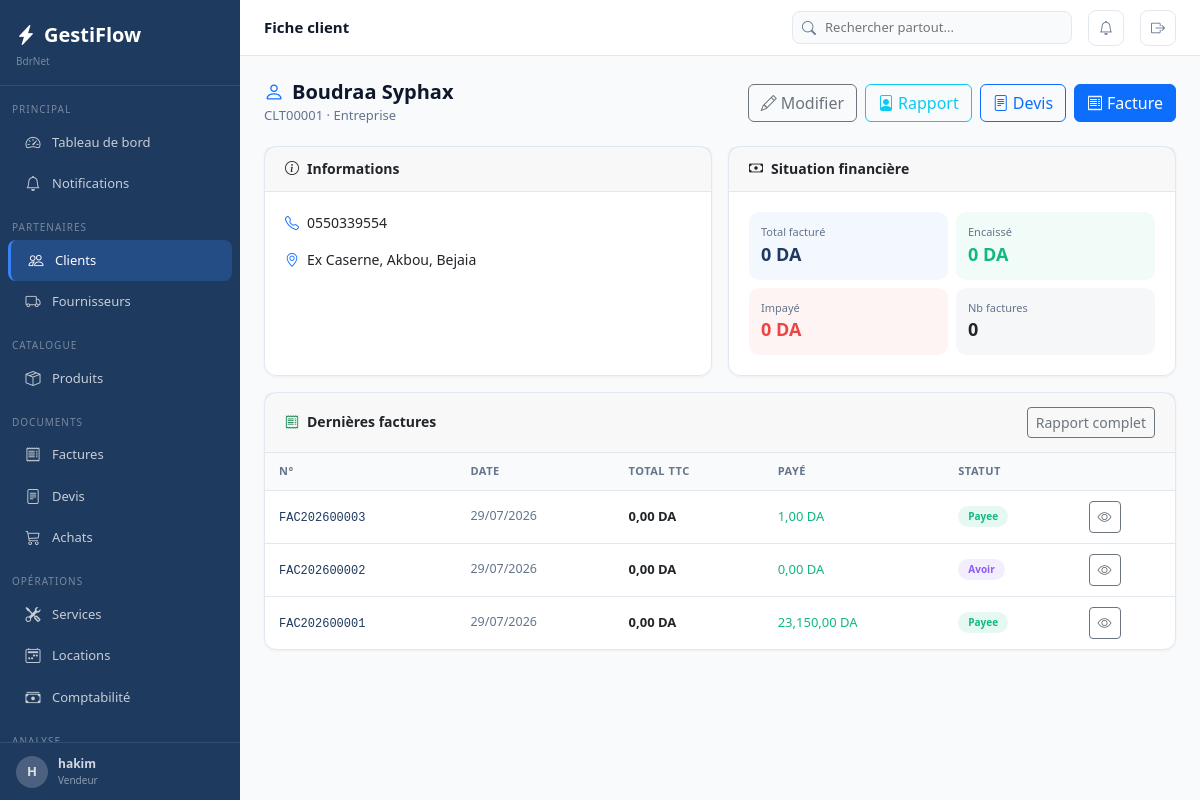
The app's page /clients/1/ (signed in) with its own data.
### apps/core/models.py (models this page shows, shortened)
class Parametre(models.Model):
    cle         = models.CharField(max_length=100, unique=True)
    valeur      = models.TextField(blank=True)
    description = models.CharField(max_length=200, blank=True)
    class Meta:
        verbose_name        = "Parametre"
        verbose_name_plural = "Parametres"
    @classmethod
    def get(cls, cle, defaut=''):
        try:
            return cls.objects.get(cle=cle).valeur
        except cls.DoesNotExist:
            return defaut

### apps/authentication/models.py (models this page shows, shortened)
class Utilisateur(AbstractUser):
    class Role(models.TextChoices):
        ADMIN       = 'admin',       'Administrateur'
        MANAGER     = 'manager',     'Manager'
        VENDEUR     = 'vendeur',     'Vendeur'
        TECHNICIEN  = 'technicien',  'Technicien'
        COMPTABLE   = 'comptable',   'Comptable'
        CAISSIER    = 'caissier',    'Caissier'
    role            = models.CharField(max_length=20, choices=Role.choices, default=Role.VENDEUR)
    telephone       = models.CharField(max_length=20, blank=True)
    actif           = models.BooleanField(default=True)
    derniere_activite = models.DateTimeField(null=True, blank=True)
    photo           = models.ImageField(upload_to='utilisateurs/', null=True, blank=True)
    class Meta:
        verbose_name        = "Utilisateur"
        verbose_name_plural = "Utilisateurs"
    @property
    def est_admin(self):
        return self.role == self.Role.ADMIN or self.is_superuser

### apps/clients/models.py (models this page shows, shortened)
class Client(TimestampedModel, SoftDeleteModel, Adresse):
    class TypeClient(models.TextChoices):
        PARTICULIER    = 'particulier',    'Particulier'
        ENTREPRISE     = 'entreprise',     'Entreprise'
        ADMINISTRATION = 'administration', 'Administration'
    code             = models.CharField(max_length=20, unique=True, blank=True)
    nom              = models.CharField(max_length=200)
    type_client      = models.CharField(max_length=20, choices=TypeClient.choices, default=TypeClient.PARTICULIER)
    telephone        = models.CharField(max_length=20, blank=True)
    telephone2       = models.CharField(max_length=20, blank=True)
    email            = models.EmailField(blank=True)
    registre_commerce = models.CharField(max_length=50, blank=True)
    nif              = models.CharField(max_length=20, blank=True)
    nis              = models.CharField(max_length=20, blank=True)
    limite_credit    = models.DecimalField(max_digits=14, decimal_places=2, default=0)
    remise_defaut    = models.DecimalField(max_digits=5,  decimal_places=2, default=0)
    notes            = models.TextField(blank=True)
    actif            = models.BooleanField(default=True)
    class Meta:
        verbose_name        = "Client"
        verbose_name_plural = "Clients"
        ordering            = ['nom']

### apps/ventes/models.py (models this page shows, shortened)
class Facture(TimestampedModel):
    class Statut(models.TextChoices):
        BROUILLON  = 'brouillon',  'Brouillon'
        EN_ATTENTE = 'en_attente', 'En attente'
        PARTIELLE  = 'partielle',  'Partiellement payee'
        PAYEE      = 'payee',      'Payee'
        ANNULEE    = 'annulee',    'Annulee'
        AVOIR      = 'avoir',      'Avoir'
    numero         = models.CharField(max_length=20, unique=True, blank=True)
    client         = models.ForeignKey('clients.Client', on_delete=models.PROTECT, related_name='factures')
    vendeur        = models.ForeignKey(settings.AUTH_USER_MODEL, on_delete=models.SET_NULL, null=True, blank=True, related_name='factures_vendues')
    date_facture   = models.DateField(default=timezone.now)
    date_echeance  = models.DateField(null=True, blank=True)
    statut         = models.CharField(max_length=20, choices=Statut.choices, default=Statut.BROUILLON)
    remise_globale = models.DecimalField(max_digits=5, decimal_places=2, default=0)
    sous_total_ht  = models.DecimalField(max_digits=14, decimal_places=2, default=0)
    montant_remise = models.DecimalField(max_digits=14, decimal_places=2, default=0)
    total_ht       = models.DecimalField(max_digits=14, decimal_places=2, default=0)
    total_tva      = models.DecimalField(max_digits=14, decimal_places=2, default=0)
    total_ttc      = models.DecimalField(max_digits=14, decimal_places=2, default=0)
    montant_paye   = models.DecimalField(max_digits=14, decimal_places=2, default=0)
    notes          = models.TextField(blank=True)
    conditions     = models.TextField(blank=True)
    class Meta:
        verbose_name = "Facture"
        ordering     = ['-date_facture','-cree_le']

### apps/clients/views.py (the view)
# urls.py: path('<int:pk>/',            views.detail,      name='detail'),
@login_required
def detail(request, pk):
    client = get_object_or_404(Client, pk=pk)
    from django.db.models import Sum
    stats  = {}
    try:
        stats = client.factures.aggregate(total=Sum('total_ttc'), paye=Sum('montant_paye'), restant=Sum('montant_restant'), nb=Count('id'))
    except Exception: pass
    return render(request, 'clients/detail.html', {'client': client, 'stats': stats})

### templates/clients/detail.html (shortened to what this page needs)
{% extends 'base.html' %}
{% load humanize %}
{% block topbar_title %}Fiche client{% endblock %}
{% block content %}
<div class="page-header">
  <div>
    <h1 class="page-title"><i class="bi bi-person me-2 text-primary"></i>{{ client.nom }}</h1>
    <p class="page-subtitle">{{ client.code }} · {{ client.get_type_client_display }}</p>
  </div>
  <div class="d-flex gap-2 flex-wrap">
    <a href="{% url 'clients:edit' client.pk %}" class="btn btn-outline-secondary"><i class="bi bi-pencil me-1"></i>Modifier</a>
    <a href="{% url 'clients:rapport' client.pk %}" class="btn btn-outline-info"><i class="bi bi-file-person me-1"></i>Rapport</a>
    <a href="{% url 'devis:create' %}" class="btn btn-outline-primary"><i class="bi bi-file-text me-1"></i>Devis</a>
    <a href="{% url 'ventes:create' %}" class="btn btn-primary"><i class="bi bi-receipt me-1"></i>Facture</a>
  </div>
</div>
<div class="row g-3">
  <div class="col-12 col-md-6">
    <div class="card h-100">
      <div class="card-header"><h6 class="card-title"><i class="bi bi-info-circle me-2"></i>Informations</h6></div>
      <div class="card-body">
        {% if client.telephone %}<p><i class="bi bi-telephone me-2 text-primary"></i>{{ client.telephone }}</p>{% endif %}
        {% if client.adresse_complete %}<p><i class="bi bi-geo-alt me-2 text-primary"></i>{{ client.adresse_complete }}</p>{% endif %}
      </div>
    </div>
  </div>
  <div class="col-12 col-md-6">
    <div class="card h-100">
      <div class="card-header"><h6 class="card-title"><i class="bi bi-cash me-2"></i>Situation financière</h6></div>
      <div class="card-body">
        <div class="row g-2">
          <div class="col-6"><div style="background:rgba(59,130,246,.06);border-radius:10px;padding:12px;"><div style="font-size:11px;color:var(--text-secondary);">Total facturé</div><div style="font-size:18px;font-weight:700;color:var(--primary);">{{ stats.total_ttc|default:0|floatformat:0|intcomma }} DA</div></div></div>
          <div class="col-6"><div style="background:rgba(16,185,129,.06);border-radius:10px;padding:12px;"><div style="font-size:11px;color:var(--text-secondary);">Encaissé</div><div style="font-size:18px;font-weight:700;color:#10b981;">{{ stats.total_paye|default:0|floatformat:0|intcomma }} DA</div></div></div>
          <div class="col-6"><div style="background:rgba(239,68,68,.06);border-radius:10px;padding:12px;"><div style="font-size:11px;color:var(--text-secondary);">Impayé</div><div style="font-size:18px;font-weight:700;color:#ef4444;">{{ stats.total_restant|default:0|floatformat:0|intcomma }} DA</div></div></div>
          <div class="col-6"><div style="background:rgba(100,116,139,.06);border-radius:10px;padding:12px;"><div style="font-size:11px;color:var(--text-secondary);">Nb factures</div><div style="font-size:18px;font-weight:700;">{{ stats.nb|default:0 }}</div></div></div>
        </div>
      </div>
    </div>
  </div>
</div>
{% if client.factures.exists %}
<div class="card mt-3">
  <div class="card-header"><h6 class="card-title"><i class="bi bi-receipt me-2 text-success"></i>Dernières factures</h6><a href="{% url 'clients:rapport' client.pk %}" class="btn btn-sm btn-outline-secondary">Rapport complet</a></div>
  <div style="overflow-x:auto;"><table class="table-modern">
    <thead><tr><th>N°</th><th>Date</th><th>Total TTC</th><th>Payé</th><th>Statut</th><th></th></tr></thead>
    <tbody>{% for f in client.factures.all|slice:":10" %}<tr>
      <td><a href="{% url 'ventes:detail' f.pk %}" style="font-family:monospace;font-size:12px;color:var(--primary);text-decoration:none;">{{ f.numero }}</a></td>
      <td style="color:var(--text-secondary);font-size:12.5px;">{{ f.date_facture|date:"d/m/Y" }}</td>
      <td style="font-weight:600;">{{ f.total_ttc|floatformat:2|intcomma }} DA</td>
      <td style="color:#10b981;">{{ f.montant_paye|floatformat:2|intcomma }} DA</td>
      <td><span class="badge-status badge-{{ f.statut }}" style="font-size:10px;">{{ f.get_statut_display }}</span></td>
      <td><a href="{% url 'ventes:detail' f.pk %}" class="btn btn-sm btn-outline-secondary btn-icon"><i class="bi bi-eye"></i></a></td>
    </tr>{% endfor %}</tbody>
  </table></div>
</div>
{% endif %}
{% endblock %}

### templates/base.html (shortened to what this page needs)
<!DOCTYPE html>
<html lang="fr">
<head>
<link rel="stylesheet" href="https://cdn.jsdelivr.net/npm/bootstrap@5.3.3/dist/css/bootstrap.min.css">
<link rel="stylesheet" href="https://cdn.jsdelivr.net/npm/bootstrap-icons@1.11.3/font/bootstrap-icons.min.css">
</head>
<body>
{% if user.is_authenticated %}
<nav class="sidebar">
  <div class="sidebar-nav">
    <div class="sidebar-logo">
      <a class="sidebar-logo-text" href="{% url 'dashboard:index' %}"><i class="bi bi-lightning-charge-fill me-2"></i>GestiFlow</a>
      <div style="font-size:10px;color:rgba(255,255,255,.4);margin-top:4px;">{{ ENTREPRISE.NOM_ENTREPRISE }}</div>
    </div>
    <div class="sidebar-section">Principal</div>
    <a href="{% url 'dashboard:index' %}" class="sidebar-item {% if request.resolver_match.app_name == 'dashboard' %}active{% endif %}"><i class="bi bi-speedometer2"></i><span>Tableau de bord</span></a>
    <a href="{% url 'core:notifications' %}" class="sidebar-item"><i class="bi bi-bell" ></i><span>Notifications</span></a>
    <div class="sidebar-section">Partenaires</div>
    <a href="{% url 'clients:liste' %}" class="sidebar-item {% if request.resolver_match.app_name == 'clients' %}active{% endif %}"><i class="bi bi-people"></i><span>Clients</span></a>
    <a href="{% url 'fournisseurs:liste' %}" class="sidebar-item {% if request.resolver_match.app_name == 'fournisseurs' %}active{% endif %}"><i class="bi bi-truck"></i><span>Fournisseurs</span></a>
    <div class="sidebar-section">Catalogue</div>
    <a href="{% url 'produits:liste' %}" class="sidebar-item "><i class="bi bi-box-seam"></i><span>Produits</span></a>
    <div class="sidebar-section">Documents</div>
    <a href="{% url 'ventes:liste' %}" class="sidebar-item {% if request.resolver_match.app_name == 'ventes' %}active{% endif %}"><i class="bi bi-receipt"></i><span>Factures</span></a>
    <a href="{% url 'devis:liste' %}" class="sidebar-item {% if request.resolver_match.app_name == 'devis' %}active{% endif %}"><i class="bi bi-file-text"></i><span>Devis</span></a>
    <a href="{% url 'achats:liste' %}" class="sidebar-item {% if request.resolver_match.app_name == 'achats' %}active{% endif %}"><i class="bi bi-cart3"></i><span>Achats</span></a>
    <div class="sidebar-section">Opérations</div>
    <a href="{% url 'services:liste' %}" class="sidebar-item {% if request.resolver_match.app_name == 'services' %}active{% endif %}"><i class="bi bi-tools"></i><span>Services</span></a>
    <a href="{% url 'locations:liste' %}" class="sidebar-item {% if request.resolver_match.app_name == 'locations' %}active{% endif %}"><i class="bi bi-calendar2-week"></i><span>Locations</span></a>
    <a href="{% url 'comptabilite:historique' %}" class="sidebar-item {% if request.resolver_match.app_name == 'comptabilite' %}active{% endif %}"><i class="bi bi-cash-stack"></i><span>Comptabilité</span></a>
    <div class="sidebar-section">Analyse</div>
  </div>
  <div class="sidebar-footer">
    <a href="{% url 'auth:profil' %}" style="display:flex;align-items:center;gap:10px;text-decoration:none;color:rgba(255,255,255,.8);">
      <div style="width:32px;height:32px;border-radius:50%;background:rgba(255,255,255,.2);display:flex;align-items:center;justify-content:center;font-size:13px;font-weight:700;">{{ user.first_name.0|default:user.username.0|upper }}</div>
      <div><div style="font-size:12px;font-weight:600;">{{ user.get_full_name|default:user.username }}</div><div style="font-size:10px;color:rgba(255,255,255,.5);">{{ user.get_role_display }}</div></div>
    </a>
  </div>
</nav>
<div class="main-content">
<div class="topbar">
  <div class="topbar-title">{% block topbar_title %}{% endblock %}</div>
    <div class="topbar-search" style="position:relative;">
      <i class="bi bi-search"></i>
      <input type="text" id="globalSearch" placeholder="Rechercher partout..." autocomplete="off">
    </div>
    <a href="{% url 'core:notifications' %}" class="topbar-btn" title="Notifications">
      <i class="bi bi-bell{% if notifications_count %}-fill{% endif %}" {% if notifications_count %}style="color:#f59e0b"{% endif %}></i>
    </a>
    <a href="{% url 'auth:deconnexion' %}" class="topbar-btn" title="Déconnexion"><i class="bi bi-box-arrow-right"></i></a>
  </div>
  <div class="content-area">
    {% block content %}{% endblock %}
  </div>
</div>
{% endif %}
</body>
</html>

### records on screen
Parametre: NOM_ENTREPRISE "BdrNet"
Utilisateur: first_name.0 "H", get_full_name "hakim", role "Vendeur"
Client: nom "Boudraa Syphax", code "CLT00001", type_client "Entreprise", telephone "0550339554", adresse_complete "Ex Caserne, Akbou, Bejaia"
Facture: numero "FAC202600003", date_facture "29/07/2026", total_ttc "0,00", montant_paye "1,00", statut "Payee"
Facture: numero "FAC202600002", date_facture "29/07/2026", total_ttc "0,00", montant_paye "0,00", statut "Avoir"
Facture: numero "FAC202600001", date_facture "29/07/2026", total_ttc "0,00", montant_paye "23,150,00", statut "Payee"

### other values on screen
{{ stats.total_ttc|default:0|floatformat:0|intcomma }} "0"
{{ stats.total_paye|default:0|floatformat:0|intcomma }} "0"
{{ stats.total_restant|default:0|floatformat:0|intcomma }} "0"
{{ stats.nb|default:0 }} "0"
